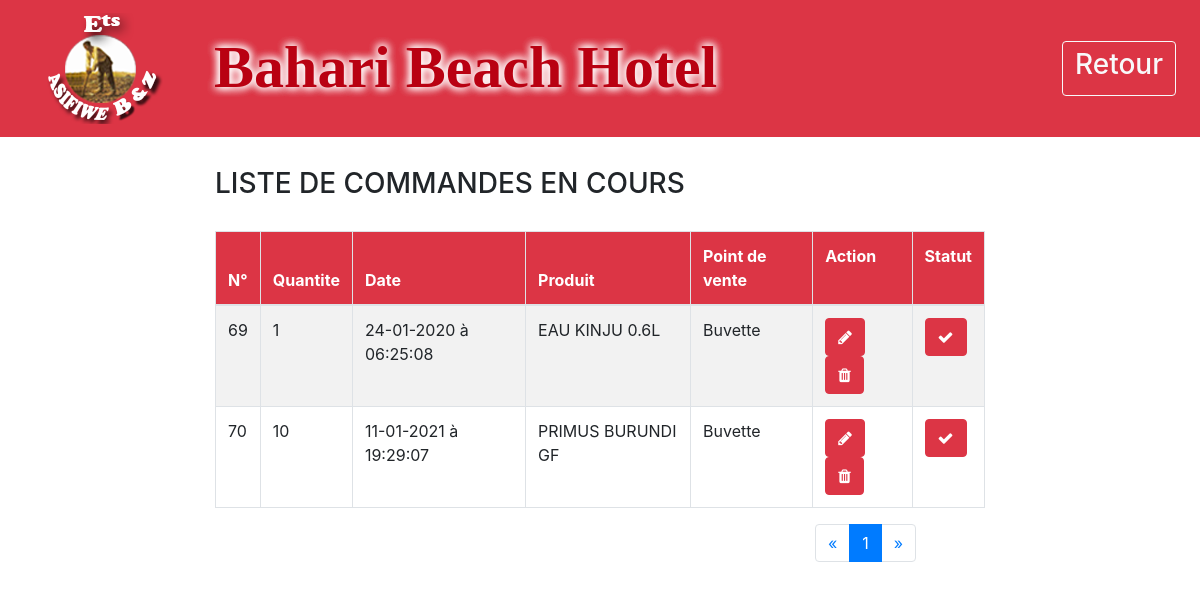
Screenshot of /php/pages/comListBoissA.php (signed in) with the database file from the repository.
### tables this page shows
CREATE TABLE IF NOT EXISTS `commande` (
  `idCom` int(11) NOT NULL AUTO_INCREMENT,
  `qteCom` double NOT NULL,
  `dateCom` timestamp NOT NULL DEFAULT CURRENT_TIMESTAMP ON UPDATE CURRENT_TIMESTAMP,
  `statutCom` varchar(20) DEFAULT NULL,
  `idPv` int(11) NOT NULL,
  `idBoiss` int(11) NOT NULL,
  PRIMARY KEY (`idCom`),
  KEY `idBoiss` (`idBoiss`),
  KEY `idPv` (`idPv`)
);

CREATE TABLE IF NOT EXISTS `prodboiss` (
  `idBoiss` int(11) NOT NULL AUTO_INCREMENT,
  `designBoiss` varchar(50) NOT NULL,
  `qnteBoiss` double NOT NULL,
  `nbUniteBoiss` double NOT NULL,
  `valUnitBoiss` int(11) NOT NULL,
  `paBoiss` double NOT NULL,
  `puBoiss` double NOT NULL,
  `paCasier` double NOT NULL,
  `pvCasier` double NOT NULL,
  `idCatBoiss` smallint(2) NOT NULL,
  PRIMARY KEY (`idBoiss`),
  KEY `idCatBoiss` (`idCatBoiss`)
);

CREATE TABLE IF NOT EXISTS `pointvente` (
  `idPv` int(11) NOT NULL AUTO_INCREMENT,
  `libPv` varchar(50) NOT NULL,
  PRIMARY KEY (`idPv`)
);

### php/pages/comListBoissA.php (the view, shortened to what this page needs)
<?php
	require_once('bd_cnx.php');
?>
<!DOCTYPE html>
<html>
<head>
	<link rel="stylesheet" type="text/css" href="bootstrap/font-awesome-4.3.0/css/font-awesome.min.css">
	<link rel="stylesheet" type="text/css" href="bootstrap/css/bootstrap.min.css">
	<link rel="stylesheet" type="text/css" href="bootstrap/css/style.css">
</head>
<body>
	<nav class="navbar navbar-expand-lg navbar-dark bg-danger">
		<a class="navbar-brand" href="#"><img src="fichiers/photos/bbh_logos.png" class="bbh">
		</a>
		<div class="collapse navbar-collapse" id="navbarSupportedContent">
			<marquee behavior="alternate" >
                        <h1 id="h1_bbh_title" style="font-size: 60px; font-family: century gothic; font-weight: bold; margin-top: 2px; margin-left: 10px; color: #b90112; padding-top: 3px;text-shadow: 8px 8px 2px white; text-shadow: 0 0 10px white, 0 0 10px white,0 0 10px white;">Bahari Beach Hotel</h1></marquee>
			<ul class="navbar-nav ml-auto">
				<li class="nav-item active">
					<a class="nav-link" href="../gestion_commandeA.php"><button type="button" class="btn btn-outline-light connexion"><h3>Retour</h3></button><span class="sr-only">(current)</span></a>
				</li>
			</ul>
		</div>
	</nav>
	<div class="container-fluid spacer">
		<div class="row">
	      <div class="col-md-8 offset-2">
	          <h3 class="title">LISTE DE COMMANDES EN COURS</span></h3>
	          <div class="row spacer">
	          	 <div class="col-12">
	 				<table id="tab" class="display table table-bordered table-striped table">
		          	<thead>
		          		<tr style="font-weight:bold" class="btn-danger">
                            <th>N°</th>
                            <th>Quantite </th>
                            <th>Date</th>
                            <th>Produit</th>
                            <th>Point de vente</th>
		          			<td>Action</td>
		          			<td>Statut</td>
		          		</tr>
		          	</thead>
		          	<tbody>
		          		<?php
		          			$limit=50;
							$page = isset($_GET['page'])?$_GET['page']:1;
							$start = ($page-1)*$limit;
							$req = $bd->query("SELECT A.idCom,A.qteCom,date_format(A.dateCom,'%e-%m-%Y à %T') as dateCom,designBoiss,B.libPv  FROM commande as A,pointvente as B,prodboiss as C WHERE A.idBoiss=C.idBoiss AND A.idPv=B.idPv AND A.statutCom = 'Encours' LIMIT $start,$limit");
							$res = $bd->query("SELECT count(*) as total FROM commande as A,pointvente as B,prodboiss as C WHERE A.idBoiss=C.idBoiss AND A.idPv=B.idPv AND A.statutCom = 'Encours'");
							$don1 = $res->fetch();
							$total = $don1['total'];
							$nbrePage=ceil($total/$limit);
							if ($page==1) {
								$prec = $page;
							}else {
								$prec = $page-1;
							}
							if ($page==$nbrePage) {
								$suiv =$nbrePage;
							}
							else{
								$suiv = $page+1;
							}
		          			while($don=$req->fetch()):
		          				?>
		          		<tr>
                                <td><?php echo $don['idCom'] ?></td>
                                <td><?php echo $don['qteCom'] ?></td>
                                <td><?php echo $don['dateCom'] ?></td>
                                <td><?php echo $don['designBoiss'] ?></td>
                                <td><?php echo $don['libPv'] ?></td>
								<td>
									<button type="button" class="btn btn-danger editBtn"><span class="fa fa-pencil"></span>
									</button>
									<button type="button" class="btn btn-danger delBtn"><span class="fa fa-trash"></span>
									</button>
								</td>
								<td>
									<button type="button" class="btn btn-danger supBtn"><span class="fa fa-check"></span>
									</button>
								</td>
						</tr>
		          		<?php endwhile;?>
		          	</tbody>
		          </table>
	          	 </div>
	          </div>
	          <div class="row">
	          	 <div class="col-3 offset-9">
	          	 	<nav aria-label="Page navigation example">
	          			<ul class="pagination pg-blue">
			    		<li class="page-item">
			    			<a  class="page-link" aria-label="Previous" href="comListBoissA.php?page=<?php echo $prec;?>">
			    				<span aria-hidden="true">&laquo;</span>
			    			</a>
			    		</li>
			    		<?php
			    			for($i=1;$i<=$nbrePage;$i++) {
			    		?>
			    		<li class="page-item <?php echo(($page==$i)?'active':'')?>"><a  class="page-link" href="comListBoissA.php?page=<?php echo $i;?>"><?php echo $i;?></a></li>
			    		<?php
			    		}?>
			    		<li class="page-item">
			    			<a  class="page-link" aria-label="Next" href="comListBoissA.php?page=<?php echo $suiv;?>">
			    				<span aria-hidden="true">&raquo;</span>
			    			</a>
			    		</li>
			    	</ul>
	          		</nav>
	          	 </div>
	          </div>
	    </div>
			</div>
		</div>
</body>
</html>

### php/pages/comListBoissA.php (style rules this page uses)
.spacer { margin-top:30px; }
.bbh { width:100%; height:100%; }
#h1_bbh_title { font-family: Buxton Sketch; font-size:4em; font-weight: bold; margin-top: 2px; margin-left: 10px; color: white; padding-top: 3px; }

### rows the page displays
commande: idCom "69", qteCom "1", dateCom "24-01-2020 à 06:25:08", idBoiss.designBoiss "EAU KINJU 0.6L", idPv.libPv "Buvette"
commande: idCom "70", qteCom "10", dateCom "11-01-2021 à 19:29:07", idBoiss.designBoiss "PRIMUS BURUNDI GF", idPv.libPv "Buvette"
